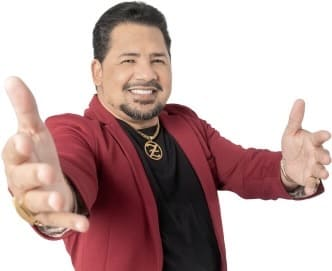
#> input picture zezo_reduzido_v3.jpeg, 332 x 271 px
$ python script.py
#> lines starting #> are read from the running program, lines starting #| are printed output that depends on the picture
import cv2

image = cv2.imread('./zezo_reduzido_v3.jpeg', 0) #esse param 0 fazer ler a img em escala de cinza
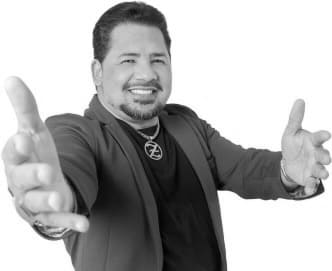
#> image: shape (271, 332); min 0, max 255, mean 175.9
rows,cols = image.shape
#> rows = 271; cols = 332

with open("zezo_bytes.txt", "w") as f:
    for i in range(rows):
        for j in range(cols):
            k = image[i,j]
            f.write(f"{k} ")

print('.data')

print('imagem: .byte ', end='')
for i in range(rows):
    for j in range(cols):
        k = image[i,j]
        print(f"{k}", end=',')
print("")
print(".text")

$ run again, with zezo.jpeg copied over zezo_reduzido_v3.jpeg
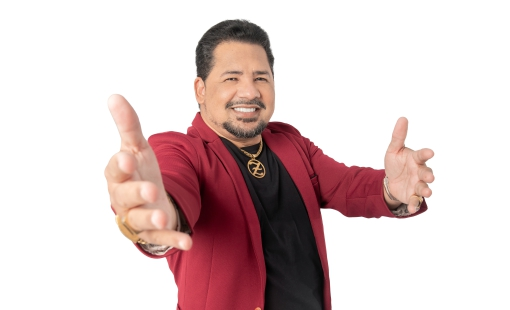
#> input picture zezo.jpeg, 510 x 310 px
#> `image = cv2.imread('./zezo_reduzido_v3.jpeg', 0)`:
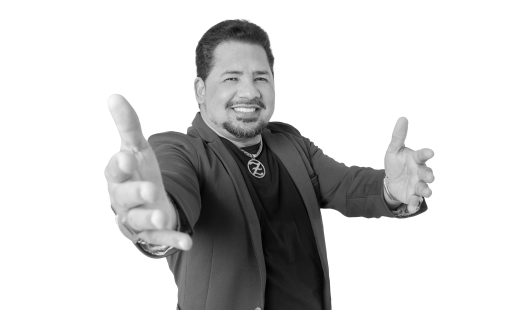
#> image: shape (310, 510); min 1, max 255, mean 206.1
